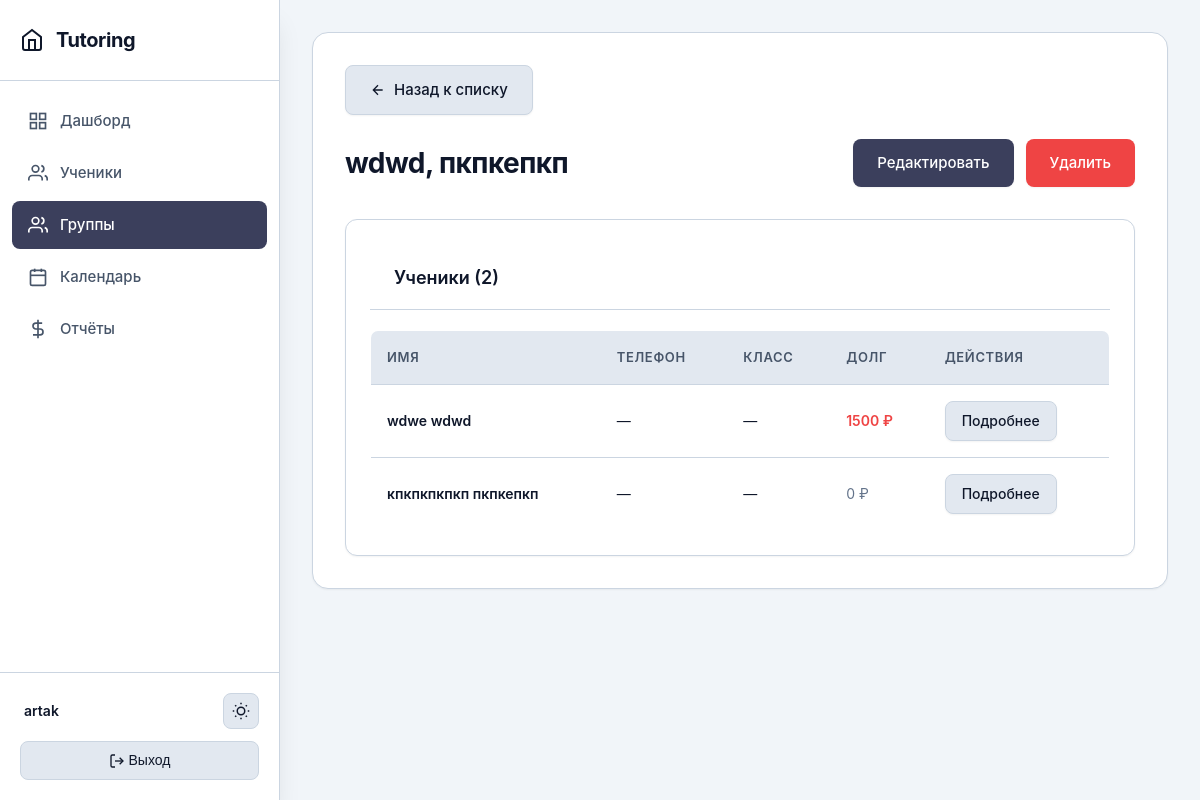
Page /group/3/ (signed in) on the committed database.
### main/models.py (models this page shows, shortened)
class StudentGroup(models.Model):
    tutor = models.ForeignKey(Tutor, on_delete=models.CASCADE, related_name='groups', verbose_name='Репетитор')
    name = models.CharField(max_length=200, verbose_name='Название группы')
    description = models.TextField(blank=True, verbose_name='Описание')
    created_at = models.DateTimeField(auto_now_add=True, verbose_name='Дата создания')
    updated_at = models.DateTimeField(auto_now=True, verbose_name='Дата обновления')
    is_active = models.BooleanField(default=True, verbose_name='Активна')
    class Meta:
        verbose_name = 'Группа учеников'
        verbose_name_plural = 'Группы учеников'
        ordering = ['name']

class Student(models.Model):
    tutor = models.ForeignKey(Tutor, on_delete=models.CASCADE, related_name='students', verbose_name='Репетитор')
    groups = models.ManyToManyField(StudentGroup, related_name='students', blank=True, verbose_name='Группы')
    first_name = models.CharField(max_length=100, verbose_name='Имя')
    last_name = models.CharField(max_length=100, verbose_name='Фамилия')
    phone = models.CharField(max_length=20, blank=True, null=True, verbose_name='Телефон')
    telegram = models.CharField(max_length=20, blank=True, null=True, verbose_name='Телеграм')
    created_at = models.DateTimeField(auto_now_add=True, verbose_name='Дата создания')
    updated_at = models.DateTimeField(auto_now=True, verbose_name='Дата обновления')
    grade = models.CharField(max_length=10, blank=True, null=True, verbose_name='Класс')
    notes = models.TextField(blank=True, verbose_name='Заметки')
    is_active = models.BooleanField(default=True, verbose_name='Активен')
    prepaid_balance = models.DecimalField(
        max_digits=10,
        decimal_places=2,
        default=Decimal('0.00'),
        verbose_name='Баланс предоплаты'
    )
    class Meta:
        verbose_name = 'Ученик'
        verbose_name_plural = 'Ученики'
        ordering = ['last_name', 'first_name']
    def get_total_debt(self):
        total_debt = Decimal('0.00')
        for lesson in self.lessons.all():
            if not lesson.attendances.exists():
                continue  # Пропускаем занятия без отметок посещаемости
            attendance = Attendance.objects.filter(lesson=lesson, student=self, status='present').first()
            if attendance:
                payment = Payment.objects.filter(lesson=lesson, student=self).first()
                if not payment and lesson.lesson_price > 0:
                    total_debt += lesson.lesson_price
        return total_debt

### main/views.py (the view)
# urls.py: path('group/<int:pk>/', views.group_detail, name='group_detail'),
@login_required
def group_detail(request, pk):
    tutor = get_tutor(request)
    if not tutor:
        messages.error(request, 'Профиль репетитора не найден.')
        return redirect('dashboard')
    group = get_object_or_404(StudentGroup, pk=pk, tutor=tutor)
    students = group.students.filter(is_active=True).order_by('last_name', 'first_name')
    return render(request, 'main/group_detail.html', {
        'group': group,
        'students': students
    })

### main/views.py (called while the page is built)
def get_tutor(request):
    if request.user.is_authenticated:
        try:
            return request.user.tutor
        except Tutor.DoesNotExist:
            return None
    return None

### main/templates/main/group_detail.html (shortened to what this page needs)
{% extends 'main/base.html' %}
{% block content %}
<div style="margin-bottom: 24px;">
    <a href="{% url 'group_list' %}" class="btn btn-secondary">
        <svg width="16" height="16" viewBox="0 0 24 24" fill="none" stroke="currentColor" stroke-width="2">
            <path d="M19 12H5M12 19l-7-7 7-7"/>
        </svg>
        Назад к списку
    </a>
</div>
<div class="page-header">
    <h1>{{ group.name }}</h1>
    <div class="page-actions">
        <a href="{% url 'group_edit' group.pk %}" class="btn">Редактировать</a>
        <a href="{% url 'group_delete' group.pk %}" class="btn btn-danger">Удалить</a>
    </div>
</div>
<div class="card">
    <div class="card-header">
        <h3 class="card-title">Ученики ({{ students.count }})</h3>
    </div>
    {% if students %}
    <table>
        <thead>
            <tr>
                <th>Имя</th>
                <th>Телефон</th>
                <th>Класс</th>
                <th>Долг</th>
                <th>Действия</th>
            </tr>
        </thead>
        <tbody>
            {% for student in students %}
            <tr>
                <td>
                    <a href="{% url 'student_detail' student.pk %}" style="font-weight: 600; color: var(--text); text-decoration: none;">
                        {{ student.last_name }} {{ student.first_name }}
                    </a>
                </td>
                <td>{{ student.phone|default:"—" }}</td>
                <td>{{ student.grade|default:"—" }}</td>
                <td>
                    {% with debt=student.get_total_debt %}
                        {% if debt > 0 %}
                            <span style="color: var(--danger); font-weight: 600;">{{ debt|floatformat:0 }} ₽</span>
                        {% else %}
                            <span style="color: var(--text-muted);">0 ₽</span>
                        {% endif %}
                    {% endwith %}
                </td>
                <td>
                    <a href="{% url 'student_detail' student.pk %}" class="btn btn-sm btn-secondary">Подробнее</a>
                </td>
            </tr>
            {% endfor %}
        </tbody>
    </table>
    {% else %}
    <p style="text-align: center; color: var(--text-secondary); padding: 32px;">В группе нет учеников</p>
    {% endif %}
</div>
{% endblock %}

### main/templates/main/base.html (shortened to what this page needs)
{% load static %}
<!DOCTYPE html>
<html lang="ru">
<head>
    <link rel="stylesheet" href="{% static 'css/main.css' %}">
</head>
<body>
    <div class="app-layout">
        <aside class="sidebar" id="sidebar">
            <div class="sidebar-header">
                <h1>
                    <a href="{% url 'dashboard' %}">
                        <svg width="24" height="24" viewBox="0 0 24 24" fill="none" stroke="currentColor" stroke-width="2">
                            <path d="M3 9l9-7 9 7v11a2 2 0 0 1-2 2H5a2 2 0 0 1-2-2z"/>
                            <polyline points="9 22 9 12 15 12 15 22"/>
                        </svg>
                        Tutoring
                    </a>
                </h1>
            </div>
            <div class="sidebar-main">
                {% if user.is_authenticated %}
                    <nav class="sidebar-nav">
                        <a href="{% url 'dashboard' %}" {% if request.resolver_match.url_name == 'dashboard' %}class="active"{% endif %}>
                            <svg viewBox="0 0 24 24" fill="none" stroke="currentColor" stroke-width="2">
                                <rect x="3" y="3" width="7" height="7"/>
                                <rect x="14" y="3" width="7" height="7"/>
                                <rect x="14" y="14" width="7" height="7"/>
                                <rect x="3" y="14" width="7" height="7"/>
                            </svg>
                            <span>Дашборд</span>
                        </a>
                        <a href="{% url 'student_list' %}" {% if 'student' in request.resolver_match.url_name %}class="active"{% endif %}>
                            <svg viewBox="0 0 24 24" fill="none" stroke="currentColor" stroke-width="2">
                                <path d="M17 21v-2a4 4 0 0 0-4-4H5a4 4 0 0 0-4 4v2"/>
                                <circle cx="9" cy="7" r="4"/>
                                <path d="M23 21v-2a4 4 0 0 0-3-3.87M16 3.13a4 4 0 0 1 0 7.75"/>
                            </svg>
                            <span>Ученики</span>
                        </a>
                        <a href="{% url 'group_list' %}" {% if 'group' in request.resolver_match.url_name %}class="active"{% endif %}>
                            <svg viewBox="0 0 24 24" fill="none" stroke="currentColor" stroke-width="2">
                                <path d="M17 21v-2a4 4 0 0 0-4-4H5a4 4 0 0 0-4 4v2"/>
                                <circle cx="9" cy="7" r="4"/>
                                <path d="M23 21v-2a4 4 0 0 0-3-3.87"/>
                                <path d="M16 3.13a4 4 0 0 1 0 7.75"/>
                            </svg>
                            <span>Группы</span>
                        </a>
                        <a href="{% url 'calendar' %}" {% if request.resolver_match.url_name == 'calendar' %}class="active"{% endif %}>
                            <svg viewBox="0 0 24 24" fill="none" stroke="currentColor" stroke-width="2">
                                <rect x="3" y="4" width="18" height="18" rx="2" ry="2"/>
                                <line x1="16" y1="2" x2="16" y2="6"/>
                                <line x1="8" y1="2" x2="8" y2="6"/>
                                <line x1="3" y1="10" x2="21" y2="10"/>
                            </svg>
                            <span>Календарь</span>
                        </a>
                        <a href="{% url 'profit_report' %}" {% if request.resolver_match.url_name == 'profit_report' %}class="active"{% endif %}>
                            <svg viewBox="0 0 24 24" fill="none" stroke="currentColor" stroke-width="2">
                                <line x1="12" y1="1" x2="12" y2="23"/>
                                <path d="M17 5H9.5a3.5 3.5 0 0 0 0 7h5a3.5 3.5 0 0 1 0 7H6"/>
                            </svg>
                            <span>Отчёты</span>
                        </a>
                    </nav>
                {% endif %}
            </div>
            {% if user.is_authenticated %}
            <div class="sidebar-footer">
                <div class="sidebar-user">
                    <span class="sidebar-user-name" style="margin-left: 4px;">
                        <a href="{% url 'dashboard' %}">{{ user.get_full_name|default:user.username }}</a>
                    </span>
                    <button class="theme-toggle" id="theme-toggle" aria-label="Переключить тему">
                    </button>
                </div>
                <div class="sidebar-logout">
                    <form method="post" action="{% url 'logout' %}">
                        <button type="submit">
                            <svg width="16" height="16" viewBox="0 0 24 24" fill="none" stroke="currentColor" stroke-width="2" style="display: inline-block; vertical-align: middle;">
                                <path d="M9 21H5a2 2 0 0 1-2-2V5a2 2 0 0 1 2-2h4"/>
                                <polyline points="16 17 21 12 16 7"/>
                                <line x1="21" y1="12" x2="9" y2="12"/>
                            </svg>
                            Выход
                        </button>
                    </form>
                </div>
            </div>
            {% endif %}
        </aside>
        <main class="main-shell">
            <div class="main-inner">
                <div class="content">
                    {% block content %}{% endblock %}
                </div>
            </div>
        </main>
    </div>
</body>
</html>

### main/static/css/main.css (style rules this page uses)
:root { --primary: #4f46e5; --primary-light: #818cf8; --primary-dark: #3730a3; --secondary: #64748b; --accent: #0ea5e9; --success: #10b981; --warning: #f59e0b; --danger: #ef4444; --info: #06b6d4; --bg-primary: #ffffff; --bg-secondary: #f8fafc; --bg-tertiary: #f1f5f9; --border: #e2e8f0; --border-light: #f1f5f9; --text-primary: #0f172a; --text-secondary: #475569; --text-tertiary: #94a3b8; --text: var(--text-primary); --text-muted: var(--text-tertiary); --surface: var(--bg-primary); --bg: var(--bg-secondary); --shadow-sm: 0 4px 8px rgba(15, 23, 42, 0.06); --shadow: 0 10px 25px rgba(15, 23, 42, 0.08); --shadow-md: 0 18px 35px rgba(15, 23, 42, 0.12); --shadow-lg: 0 26px 55px rgba(15, 23, 42, 0.16); }
* { margin: 0; padding: 0; box-sizing: border-box; }
body { font-family: 'Inter', -apple-system, BlinkMacSystemFont, 'Segoe UI', sans-serif; background-color: var(--bg-secondary); color: var(--text-primary); line-height: 1.6; font-weight: 400; -webkit-font-smoothing: antialiased; -moz-osx-font-smoothing: grayscale; }
.sidebar { min-height: 100vh; background: var(--bg-primary); border-right: 1px solid var(--border); position: sticky; top: 0; z-index: 1000; }
.sidebar-header { padding: 2rem 1.5rem; border-bottom: 1px solid var(--border-light); }
.page-header { margin-bottom: 2rem; display: flex; justify-content: space-between; align-items: center; flex-wrap: wrap; gap: 1.5rem; }
.page-header h1 { font-size: 2rem; font-weight: 700; color: var(--text-primary); margin: 0; display: flex; align-items: center; gap: 0.875rem; letter-spacing: -0.5px; }
.card { border: 1px solid var(--border); border-radius: 0.75rem; box-shadow: var(--shadow); transition: all 0.2s ease; overflow: hidden; background: var(--bg-primary); }
.card-header { background: var(--bg-primary); border-bottom: 1px solid var(--border-light); padding: 1.25rem 1.5rem; font-weight: 600; color: var(--text-primary) !important; font-size: 0.9375rem; }
.card-header * { color: var(--text-primary) !important; }
.btn { border-radius: 0.5rem; padding: 0.625rem 1.25rem; font-weight: 500; font-size: 0.9375rem; transition: all 0.2s ease; border: 1px solid transparent; }
.card { animation: fadeIn 0.3s ease-out; }
a { color: var(--text-primary); text-decoration: none; transition: color 0.2s ease; }

### rows in the picture
StudentGroup: name "wdwd, пкпкепкп"
Student: last_name "wdwe", first_name "wdwd", phone "—", grade "—", get_total_debt "1500"
Student: last_name "кпкпкпкпкп", first_name "пкпкепкп", phone "—", grade "—", shows "0 ₽"

### other values in the picture
{{ user.get_full_name|default:user.username }} "artak"
{{ students.count }} "2"
